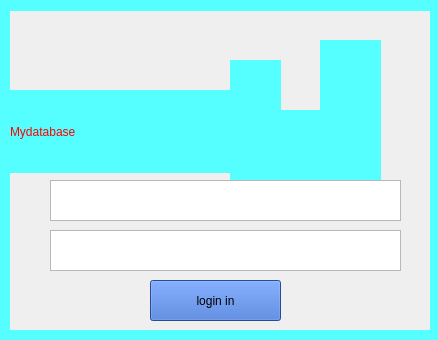
<?xml version="1.0" encoding="UTF-8"?>
<ui version="4.0">
 <class>neclient</class>
 <widget class="QWidget" name="neclient">
  <property name="geometry">
   <rect>
    <x>0</x>
    <y>0</y>
    <width>438</width>
    <height>340</height>
   </rect>
  </property>
  <property name="sizePolicy">
   <sizepolicy hsizetype="Fixed" vsizetype="Fixed">
    <horstretch>0</horstretch>
    <verstretch>0</verstretch>
   </sizepolicy>
  </property>
  <property name="windowTitle">
   <string>Form</string>
  </property>
  <widget class="QTextBrowser" name="textBrowser">
   <property name="geometry">
    <rect>
     <x>50</x>
     <y>230</y>
     <width>351</width>
     <height>41</height>
    </rect>
   </property>
   <property name="styleSheet">
    <string notr="true">font: 9pt &quot;Comic Sans MS&quot;;
color:rgb(85, 255, 255);</string>
   </property>
  </widget>
  <widget class="QTextEdit" name="textEdit">
   <property name="geometry">
    <rect>
     <x>50</x>
     <y>180</y>
     <width>351</width>
     <height>41</height>
    </rect>
   </property>
  </widget>
  <widget class="QPushButton" name="pushButton">
   <property name="geometry">
    <rect>
     <x>150</x>
     <y>280</y>
     <width>131</width>
     <height>41</height>
    </rect>
   </property>
   <property name="styleSheet">
    <string notr="true">font: 9pt &quot;Comic Sans MS&quot;;
background-color: rgb(54, 106, 206);</string>
   </property>
   <property name="text">
    <string>login in</string>
   </property>
  </widget>
  <widget class="QLabel" name="label">
   <property name="geometry">
    <rect>
     <x>210</x>
     <y>10</y>
     <width>221</width>
     <height>211</height>
    </rect>
   </property>
   <property name="styleSheet">
    <string notr="true">background-image: url(:/new/prefix1/449daf5abf794887ff75b23b41f8e0e.jpg);</string>
   </property>
   <property name="text">
    <string/>
   </property>
   <property name="pixmap">
    <pixmap resource="qt.qrc">:/new/prefix1/438476ca37a1d95a72d9f4396865412.jpg</pixmap>
   </property>
   <property name="scaledContents">
    <bool>true</bool>
   </property>
  </widget>
  <widget class="QLabel" name="label_2">
   <property name="geometry">
    <rect>
     <x>10</x>
     <y>0</y>
     <width>131</width>
     <height>51</height>
    </rect>
   </property>
   <property name="styleSheet">
    <string notr="true">font: 9pt &quot;Comic Sans MS&quot;;
color: rgb(255, 255, 255);</string>
   </property>
   <property name="text">
    <string/>
   </property>
  </widget>
  <widget class="QLabel" name="label_3">
   <property name="geometry">
    <rect>
     <x>-10</x>
     <y>0</y>
     <width>20</width>
     <height>351</height>
    </rect>
   </property>
   <property name="styleSheet">
    <string notr="true">background-color: rgb(85, 255, 255);</string>
   </property>
   <property name="text">
    <string/>
   </property>
  </widget>
  <widget class="QLabel" name="label_4">
   <property name="geometry">
    <rect>
     <x>430</x>
     <y>0</y>
     <width>16</width>
     <height>341</height>
    </rect>
   </property>
   <property name="styleSheet">
    <string notr="true">background-color: rgb(85, 255, 255);</string>
   </property>
   <property name="text">
    <string/>
   </property>
  </widget>
  <widget class="QLabel" name="label_5">
   <property name="geometry">
    <rect>
     <x>0</x>
     <y>-10</y>
     <width>441</width>
     <height>21</height>
    </rect>
   </property>
   <property name="styleSheet">
    <string notr="true">background-color: rgb(85, 255, 255);</string>
   </property>
   <property name="text">
    <string/>
   </property>
  </widget>
  <widget class="QLabel" name="label_6">
   <property name="geometry">
    <rect>
     <x>0</x>
     <y>330</y>
     <width>441</width>
     <height>21</height>
    </rect>
   </property>
   <property name="styleSheet">
    <string notr="true">background-color: rgb(85, 255, 255);</string>
   </property>
   <property name="text">
    <string/>
   </property>
  </widget>
  <widget class="QLabel" name="label_10">
   <property name="geometry">
    <rect>
     <x>10</x>
     <y>90</y>
     <width>251</width>
     <height>83</height>
    </rect>
   </property>
   <property name="styleSheet">
    <string notr="true">background-color: rgb(85, 255, 255);
font: 700 28pt &quot;Comic Sans MS&quot;;

color: rgb(255, 0, 0);
</string>
   </property>
   <property name="text">
    <string>Mydatabase</string>
   </property>
  </widget>
  <widget class="QLabel" name="label_12">
   <property name="geometry">
    <rect>
     <x>230</x>
     <y>60</y>
     <width>51</width>
     <height>121</height>
    </rect>
   </property>
   <property name="styleSheet">
    <string notr="true">background-color: rgb(85, 255, 255);</string>
   </property>
   <property name="text">
    <string/>
   </property>
  </widget>
  <widget class="QLabel" name="label_13">
   <property name="geometry">
    <rect>
     <x>270</x>
     <y>110</y>
     <width>61</width>
     <height>71</height>
    </rect>
   </property>
   <property name="styleSheet">
    <string notr="true">background-color: rgb(85, 255, 255);</string>
   </property>
   <property name="text">
    <string/>
   </property>
  </widget>
  <widget class="QLabel" name="label_14">
   <property name="geometry">
    <rect>
     <x>320</x>
     <y>40</y>
     <width>61</width>
     <height>141</height>
    </rect>
   </property>
   <property name="styleSheet">
    <string notr="true">background-color: rgb(85, 255, 255);</string>
   </property>
   <property name="text">
    <string/>
   </property>
  </widget>
  <zorder>label_12</zorder>
  <zorder>label_13</zorder>
  <zorder>label_14</zorder>
  <zorder>label</zorder>
  <zorder>textBrowser</zorder>
  <zorder>textEdit</zorder>
  <zorder>pushButton</zorder>
  <zorder>label_2</zorder>
  <zorder>label_3</zorder>
  <zorder>label_4</zorder>
  <zorder>label_5</zorder>
  <zorder>label_6</zorder>
  <zorder>label_10</zorder>
 </widget>
 <resources>
  <include location="qt.qrc"/>
 </resources>
 <connections/>
</ui>
